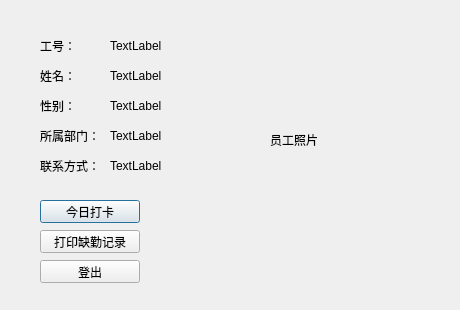
<?xml version="1.0" encoding="UTF-8"?>
<ui version="4.0">
 <class>Dialog</class>
 <widget class="QDialog" name="Dialog">
  <property name="geometry">
   <rect>
    <x>0</x>
    <y>0</y>
    <width>460</width>
    <height>310</height>
   </rect>
  </property>
  <property name="windowTitle">
   <string>智慧考勤系统</string>
  </property>
  <widget class="QLabel" name="label_1">
   <property name="geometry">
    <rect>
     <x>40</x>
     <y>40</y>
     <width>60</width>
     <height>12</height>
    </rect>
   </property>
   <property name="text">
    <string>工号：</string>
   </property>
  </widget>
  <widget class="QLabel" name="label_2">
   <property name="geometry">
    <rect>
     <x>110</x>
     <y>40</y>
     <width>120</width>
     <height>12</height>
    </rect>
   </property>
   <property name="text">
    <string>TextLabel</string>
   </property>
  </widget>
  <widget class="QLabel" name="label_3">
   <property name="geometry">
    <rect>
     <x>40</x>
     <y>70</y>
     <width>60</width>
     <height>12</height>
    </rect>
   </property>
   <property name="text">
    <string>姓名：</string>
   </property>
  </widget>
  <widget class="QLabel" name="label_4">
   <property name="geometry">
    <rect>
     <x>110</x>
     <y>70</y>
     <width>120</width>
     <height>12</height>
    </rect>
   </property>
   <property name="text">
    <string>TextLabel</string>
   </property>
  </widget>
  <widget class="QLabel" name="label">
   <property name="geometry">
    <rect>
     <x>270</x>
     <y>40</y>
     <width>150</width>
     <height>200</height>
    </rect>
   </property>
   <property name="text">
    <string>员工照片</string>
   </property>
  </widget>
  <widget class="QLabel" name="label_5">
   <property name="geometry">
    <rect>
     <x>40</x>
     <y>100</y>
     <width>60</width>
     <height>12</height>
    </rect>
   </property>
   <property name="text">
    <string>性别：</string>
   </property>
  </widget>
  <widget class="QLabel" name="label_6">
   <property name="geometry">
    <rect>
     <x>110</x>
     <y>100</y>
     <width>120</width>
     <height>12</height>
    </rect>
   </property>
   <property name="text">
    <string>TextLabel</string>
   </property>
  </widget>
  <widget class="QLabel" name="label_7">
   <property name="geometry">
    <rect>
     <x>40</x>
     <y>130</y>
     <width>60</width>
     <height>12</height>
    </rect>
   </property>
   <property name="text">
    <string>所属部门：</string>
   </property>
  </widget>
  <widget class="QLabel" name="label_8">
   <property name="geometry">
    <rect>
     <x>110</x>
     <y>130</y>
     <width>120</width>
     <height>12</height>
    </rect>
   </property>
   <property name="text">
    <string>TextLabel</string>
   </property>
  </widget>
  <widget class="QLabel" name="label_9">
   <property name="geometry">
    <rect>
     <x>40</x>
     <y>160</y>
     <width>60</width>
     <height>12</height>
    </rect>
   </property>
   <property name="text">
    <string>联系方式：</string>
   </property>
  </widget>
  <widget class="QLabel" name="label_10">
   <property name="geometry">
    <rect>
     <x>110</x>
     <y>160</y>
     <width>120</width>
     <height>12</height>
    </rect>
   </property>
   <property name="text">
    <string>TextLabel</string>
   </property>
  </widget>
  <widget class="QPushButton" name="pushButton">
   <property name="geometry">
    <rect>
     <x>40</x>
     <y>200</y>
     <width>100</width>
     <height>23</height>
    </rect>
   </property>
   <property name="text">
    <string>今日打卡</string>
   </property>
  </widget>
  <widget class="QPushButton" name="pushButton_2">
   <property name="geometry">
    <rect>
     <x>40</x>
     <y>230</y>
     <width>100</width>
     <height>23</height>
    </rect>
   </property>
   <property name="text">
    <string>打印缺勤记录</string>
   </property>
  </widget>
  <widget class="QPushButton" name="pushButton_3">
   <property name="geometry">
    <rect>
     <x>40</x>
     <y>260</y>
     <width>100</width>
     <height>23</height>
    </rect>
   </property>
   <property name="text">
    <string>登出</string>
   </property>
  </widget>
 </widget>
 <resources/>
 <connections/>
</ui>
